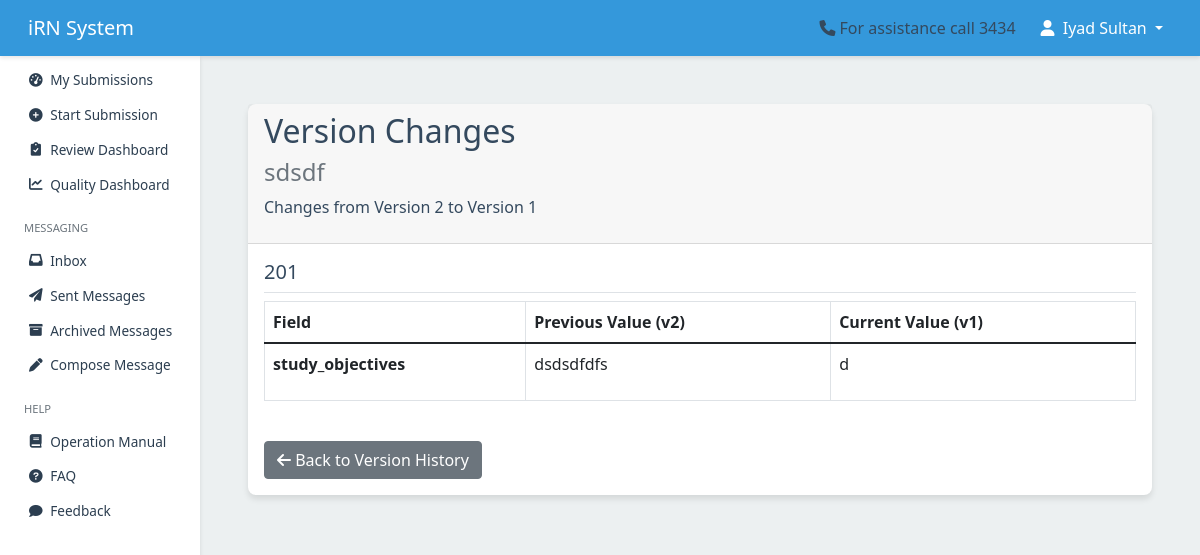
/submission/compare-version/99/2/1/ (signed in), run on the app's committed database.
### submission/models.py (models this page shows, shortened)
class Submission(models.Model):
    temporary_id = models.AutoField(primary_key=True)
    khcc_number = models.CharField(max_length=20, blank=True, null=True, unique=True)
    title = models.CharField(max_length=255)
    primary_investigator = models.ForeignKey(
        User, related_name='primary_investigations', on_delete=models.CASCADE
    )
    study_type = models.ForeignKey(StudyType, on_delete=models.SET_NULL, null=True)
    status = models.CharField(
        max_length=50,
        choices=get_submission_status_choices,
        default='draft'
    )
    date_created = models.DateTimeField(auto_now_add=True)
    last_modified = models.DateTimeField(auto_now=True)
    date_submitted = models.DateTimeField(blank=True, null=True)
    version = models.PositiveIntegerField(default=1)
    is_locked = models.BooleanField(default=False)
    is_archived = models.BooleanField(default=False)
    archived_at = models.DateTimeField(null=True, blank=True)
    show_in_irb = models.BooleanField(default=False, help_text="Toggle visibility for IRB members")
    show_in_rc = models.BooleanField(default=False, help_text="Toggle visibility for RC members")
    submitted_by = models.ForeignKey(
        User,
        related_name='submitted_submissions',
        on_delete=models.SET_NULL,
        null=True,
        blank=True,
        help_text="User who submitted the submission"
    )
    def can_user_edit(self, user):
        if user == self.primary_investigator:
            return True
        return (self.coinvestigators.filter(user=user, can_edit=True).exists() or
                self.research_assistants.filter(user=user, can_edit=True).exists())
    def can_user_view(self, user):
        if self.can_user_edit(user) or self.can_user_submit(user):
            return True

class FormDataEntry(models.Model):
    submission = models.ForeignKey(Submission, related_name='form_data_entries', on_delete=models.CASCADE)
    form = models.ForeignKey(DynamicForm, on_delete=models.CASCADE)
    field_name = models.CharField(max_length=255)
    value = models.TextField()
    date_saved = models.DateTimeField(auto_now=True)
    version = models.PositiveIntegerField(default=1)
    study_action = models.ForeignKey(
        'StudyAction',
        null=True,
        blank=True,
        on_delete=models.CASCADE,
        related_name='form_data_entries'
    )
    class Meta:
        indexes = [
            models.Index(fields=['submission', 'form', 'field_name']),
        ]
    @classmethod
    def get_version_data(cls, submission, version):
        entries = cls.objects.filter(
            submission=submission,
            version=version
        ).select_related('form')
        form_data = {}
        for entry in entries:
            if entry.form_id not in form_data:
                form_data[entry.form_id] = {
                    'form': entry.form,
                    'fields': {}
                }
            try:
                if isinstance(entry.value, str) and entry.value.startswith('['):
                    value = ', '.join(json.loads(entry.value))
                else:
                    value = entry.value
            except (json.JSONDecodeError, TypeError):
                value = entry.value
            form_data[entry.form_id]['fields'][entry.field_name] = value
        return form_data

### forms_builder/models.py (models this page shows, shortened)
class DynamicForm(models.Model):
    name = models.CharField(max_length=255)
    version = models.PositiveIntegerField(default=1)
    date_created = models.DateTimeField(auto_now_add=True)
    requested_per_investigator = models.BooleanField(
        default=False,
        help_text="If checked, one form will be required per investigator"
    )
    study_types = models.ManyToManyField(StudyType, related_name='forms')
    json_input = models.TextField(blank=True, null=True)
    order = models.PositiveIntegerField(
        default=0,
        help_text='Defines the sequence in which forms appear'
    )
    class Meta:
        verbose_name = 'Dynamic Form'
        verbose_name_plural = 'Dynamic Forms'
        ordering = ['order', 'name']  # Added this line to set default ordering

### submission/views.py (the view)
@login_required
def compare_version(request, submission_id, version1, version2):
    submission = get_object_or_404(Submission, temporary_id=submission_id)
    if not submission.can_user_view(request.user):
        messages.error(request, "You don't have permission to view this submission.")
        return redirect('submission:dashboard')
    data_version1 = FormDataEntry.get_version_data(submission, version1)
    data_version2 = FormDataEntry.get_version_data(submission, version2)
    all_form_ids = set(data_version1.keys()) | set(data_version2.keys())
    comparison_data = []
    for form_id in all_form_ids:
        form_v1 = data_version1.get(form_id, {'fields': {}})
        form_v2 = data_version2.get(form_id, {'fields': {}})
        all_fields = set(form_v1['fields'].keys()) | set(form_v2['fields'].keys())
        changes = []
        for field in sorted(all_fields):
            v1_value = form_v1['fields'].get(field, 'Not provided')
            v2_value = form_v2['fields'].get(field, 'Not provided')
            if v1_value != v2_value:
                changes.append({
                    'field': field,
                    'previous_value': v1_value,
                    'current_value': v2_value
                })
        if changes:
            form_name = (form_v1.get('form') or form_v2.get('form')).name
            comparison_data.append({
                'form_name': form_name,
                'changes': changes
            })
    return render(request, 'submission/compare_versions.html', {
        'submission': submission,
        'previous_version': version1,
        'version': version2,
        'comparison_data': comparison_data
    })

### submission/templates/submission/compare_versions.html (shortened to what this page needs)
{% extends 'users/base.html' %}
{% block content %}
<div class="container mt-4">
    <div class="card">
        <div class="card-header">
            <h2>Version Changes</h2>
            <h4 class="text-muted">{{ submission.title }}</h4>
            <p>Changes from Version {{ previous_version }} to Version {{ version }}</p>
        </div>
        <div class="card-body">
            {% if comparison_data %}
                {% for form_data in comparison_data %}
                    <div class="mb-4">
                        <h5 class="border-bottom pb-2">{{ form_data.form_name }}</h5>
                        <div class="table-responsive">
                            <table class="table table-bordered">
                                <thead>
                                    <tr>
                                        <th style="width: 30%">Field</th>
                                        <th style="width: 35%">Previous Value (v{{ previous_version }})</th>
                                        <th style="width: 35%">Current Value (v{{ version }})</th>
                                    </tr>
                                </thead>
                                <tbody>
                                    {% for change in form_data.changes %}
                                        <tr>
                                            <td class="fw-bold">{{ change.field }}</td>
                                            <td class="bg-light-yellow">
                                                {% if change.previous_value != None %}
                                                    {{ change.previous_value|linebreaks }}
                                                {% else %}
                                                    <em>No value</em>
                                                {% endif %}
                                            </td>
                                            <td class="bg-light-green">
                                                {% if change.current_value != None %}
                                                    {{ change.current_value|linebreaks }}
                                                {% else %}
                                                    <em>No value</em>
                                                {% endif %}
                                            </td>
                                        </tr>
                                    {% endfor %}
                                </tbody>
                            </table>
                        </div>
                    </div>
                {% endfor %}
            {% else %}
                <div class="alert alert-info">
                    <i class="fas fa-info-circle"></i> No changes found between these versions.
                </div>
            {% endif %}
            <div class="mt-4">
                <a href="{% url 'submission:version_history' submission.temporary_id %}" class="btn btn-secondary">
                    <i class="fas fa-arrow-left"></i> Back to Version History
                </a>
            </div>
        </div>
    </div>
</div>
{% endblock %}

### users/templates/users/base.html (shortened to what this page needs)
{% load static %}
<!DOCTYPE html>
<html lang="en">
<head>
    {% load static %}
    <link href="https://cdn.jsdelivr.net/npm/bootstrap@5.1.3/dist/css/bootstrap.min.css" rel="stylesheet">
    <link href="https://cdnjs.cloudflare.com/ajax/libs/font-awesome/6.0.0-beta3/css/all.min.css" rel="stylesheet">
    <link href="https://cdn.jsdelivr.net/npm/select2@4.1.0-rc.0/dist/css/select2.min.css" rel="stylesheet">
    <link href="https://cdn.jsdelivr.net/npm/select2-bootstrap-5-theme@1.3.0/dist/select2-bootstrap-5-theme.min.css" rel="stylesheet">
</head>
<body>
    <nav class="navbar navbar-expand-lg navbar-dark">
        <div class="container-fluid">
            <a class="navbar-brand" href="/">iRN System</a>
            <div class="collapse navbar-collapse justify-content-end" id="navbarNav">
                <span class="me-3"><i class="fas fa-phone me-1"></i>For assistance call 3434</span>
                {% if user.is_authenticated %}
                    <ul class="navbar-nav">
                        <li class="nav-item dropdown">
                            <button class="nav-link dropdown-toggle btn btn-link"
                                    id="userDropdown"
                                    data-bs-toggle="dropdown"
                                    aria-expanded="false">
                                <i class="fas fa-user me-1"></i>
                                {{ user.get_full_name|default:user.username }}
                            </button>
                        </li>
                    </ul>
                {% endif %}
            </div>
        </div>
    </nav>
    <div class="container-fluid">
        <div class="row">
            <nav class="sidebar" id="sidebar">
                <div class="position-sticky">
                    <ul class="nav flex-column">
                        <li class="nav-item">
                            <a class="nav-link {% if request.resolver_match.url_name == 'dashboard' %}active{% endif %}"
                               href="{% url 'submission:dashboard' %}">
                                <i class="fas fa-tachometer-alt"></i>
                                <span>My Submissions</span>
                            </a>
                        </li>
                        <li class="nav-item">
                            <a class="nav-link {% if request.resolver_match.url_name == 'start_submission' %}active{% endif %}"
                               href="{% url 'submission:start_submission' %}">
                                <i class="fas fa-plus-circle"></i>
                                <span>Start Submission</span>
                            </a>
                        </li>
                        <li class="nav-item">
                            {% if request.user.groups.all|dictsort:"name"|join:"," in "IRB,OSAR,RC" %}
                            <a class="nav-link {% if request.resolver_match.url_name == 'review_dashboard' %}active{% endif %}"
                               href="{% url 'review:review_dashboard' %}">
                                <i class="fas fa-clipboard-check"></i>
                                <span>Review Dashboard</span>
                            </a>
                            {% endif %}
                        </li>
                        <li class="nav-item">
                            <a href="{% url 'review:quality_dashboard' %}" class="nav-link">
                                <i class="fas fa-chart-line"></i> Quality Dashboard
                            </a>
                        </li>
                        <li class="nav-item mt-3">
                            <div class="sidebar-heading px-3 py-2 text-muted small text-uppercase">
                                Messaging
                            </div>
                        </li>
                        <li class="nav-item">
                            <a class="nav-link {% if request.resolver_match.url_name == 'inbox' %}active{% endif %}"
                               href="{% url 'messaging:inbox' %}">
                                <i class="fas fa-inbox"></i>
                                <span>Inbox</span>
                            </a>
                        </li>
                        <li class="nav-item">
                            <a class="nav-link {% if request.resolver_match.url_name == 'sent_messages' %}active{% endif %}"
                               href="{% url 'messaging:sent_messages' %}">
                                <i class="fas fa-paper-plane"></i>
                                <span>Sent Messages</span>
                            </a>
                        </li>
                        <li class="nav-item">
                            <a class="nav-link {% if request.resolver_match.url_name == 'archived_messages' %}active{% endif %}"
                               href="{% url 'messaging:archived_messages' %}">
                                <i class="fas fa-archive"></i>
                                <span>Archived Messages</span>
                            </a>
                        </li>
                        <li class="nav-item">
                            <a class="nav-link {% if request.resolver_match.url_name == 'compose_message' %}active{% endif %}"
                               href="{% url 'messaging:compose_message' %}">
                                <i class="fas fa-pen"></i>
                                <span>Compose Message</span>
                            </a>
                        </li>
                        <li class="nav-item mt-3">
                            <div class="sidebar-heading px-3 py-2 text-muted small text-uppercase">
                                Help
                            </div>
                        </li>
                        <li class="nav-item">
                            <a class="nav-link" href="{% url 'users:operation_manual' %}" target="_blank">
                                <i class="fas fa-book"></i>
                                <span>Operation Manual</span>
                            </a>
                        </li>
                        <li class="nav-item">
                            <a class="nav-link" href="{% url 'users:faq' %}">
                                <i class="fas fa-question-circle"></i>
                                <span>FAQ</span>
                            </a>
                        </li>
                        <li class="nav-item">
                            <a class="nav-link" href="{% url 'feedback:submit_feedback' %}">
                                <i class="fas fa-comment"></i>
                                <span>Feedback</span>
                            </a>
                        </li>
                    </ul>
                </div>
            </nav>
            <main class="main-content">
                {% block content %}{% endblock %}
            </main>
        </div>
    </div>
</body>
</html>

### data on the page
Submission: title "sdsdf"
DynamicForm: form_name "201"
FormDataEntry: field "study_objectives", previous_value "dsdsdfdfs"

### other printed values
{{ user.get_full_name|default:user.username }} "Iyad Sultan"
{{ previous_version }} "2"
{{ version }} "1"
{{ change.current_value|linebreaks }} "d"
